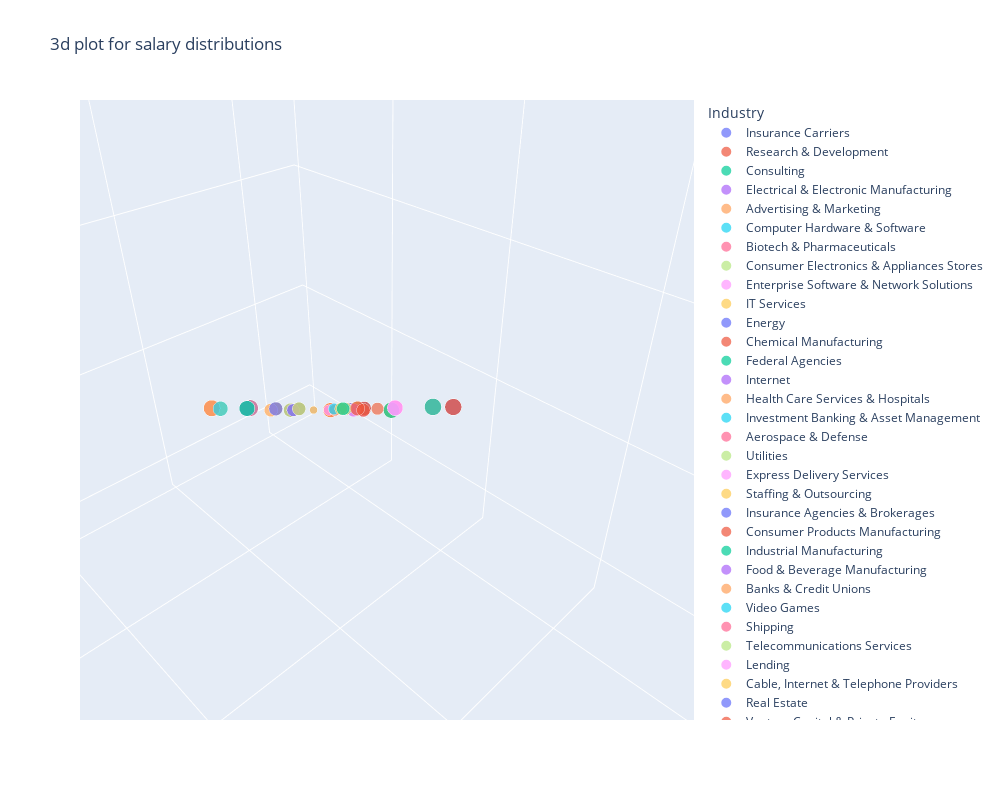

Notebook cell for this chart:
### Markdown cell above
The scatter plot on the left shows the relationship betweeen minimum salaries (horizontal axis) and maximum salaries (vertical axis) for various roles (dots). A line of best fit (shown in red) indicates a positive correlation: As the minimum salary increases, so does the maximum salary. This suggests that roles with higher entry requirements tend to offer greater earning potential. 

The box plot provides a summary of the salary ranges for minimum and maximum salaries, highlighting the interquartile range and outliers. We are able to understand the salary structures and could help candidates negotiate salaries based on financial goals.

### Code cell
fig = px.scatter_3d(data_frame=df, x='min_salary', y='max_salary', z='avg_salary',
                    color='Industry', size='min_salary', title='3d plot for salary distributions',
                   width=1000, height=800)
fig.show()

### Figure 1 — Plotly figure (JSON) as saved in the notebook; plotly's stock layout.template omitted (floating-point values rounded to 4 significant figures)
{"data": [{"hovertemplate": "Industry=Insurance Carriers<br>min_salary=%{marker.size}<br>max_salary=%{y}<br>avg_salary=%{z}<extra></extra>", "legendgroup": "Insurance Carriers", "marker": {"color": "#636efa", "size": [137, 137, 75, 75, 79, 79, 90, 101, 56, 56, 79, 71, 71, 90, 90, 90, 145, 79, 112, 112, 110, 69, 66, 66, 128, 87, 92, 92], "sizemode": "area", "sizeref": 0.53, "symbol": "circle"}, "mode": "markers", "name": "Insurance Carriers", "scene": "scene", "showlegend": true, "type": "scatter3d", "x": [137, 137, 75, 75, 79, 79, 90, 101, 56, 56, 79, 71, 71, 90, 90, 90, 145, 79, 112, 112, 110, 69, 66, 66, 128, 87, 92, 92], "y": [171, 171, 131, 131, 131, 131, 109, 165, 97, 97, 106, 123, 123, 124, 124, 124, 225, 147, 116, 116, 163, 116, 112, 112, 201, 141, 155, 155], "z": [154, 154, 103, 103, 105, 105, 99, 133, 76, 76, 92, 97, 97, 107, 107, 107, 185, 113, 114, 114, 136, 92, 89, 89, 164, 114, 123, 123]}, {"hovertemplate": "Industry=Research & Development<br>min_salary=%{marker.size}<br>max_salary=%{y}<br>avg_salary=%{z}<extra></extra>", "legendgroup": "Research & Development", "marker": {"color": "#EF553B", "size": [137, 79, 101, 79, 79, 90, 79, 112, 112, 79, 31, 212, 212, 212, 66, 87, 92], "sizemode": "area", "sizeref": 0.53, "symbol": "circle"}, "mode": "markers", "name": "Research & Development", "scene": "scene", "showlegend": true, "type": "scatter3d", "x": [137, 79, 101, 79, 79, 90, 79, 112, 112, 79, 31, 212, 212, 212, 66, 87, 92], "y": [171, 131, 165, 106, 106, 124, 147, 116, 116, 133, 56, 331, 331, 331, 112, 141, 155], "z": [154, 105, 133, 92, 92, 107, 113, 114, 114, 106, 43, 271, 271, 271, 89, 114, 123]}, {"hovertemplate": "Industry=Consulting<br>min_salary=%{marker.size}<br>max_salary=%{y}<br>avg_salary=%{z}<extra></extra>", "legendgroup": "Consulting", "marker": {"color": "#00cc96", "size": [137, 137, 137, 75, 79, 99, 99, 99, 79, 90, 91, 91, 122, 122, 112, 124, 124, 69, 69, 95, 95, 212, 128, 128, 80, 87, 87, 87, 92, 92], "sizemode": "area", "sizeref": 0.53, "symbol": "circle"}, "mode": "markers", "name": "Consulting", "scene": "scene", "showlegend": true, "type": "scatter3d", "x": [137, 137, 137, 75, 79, 99, 99, 99, 79, 90, 91, 91, 122, 122, 112, 124, 124, 69, 69, 95, 95, 212, 128, 128, 80, 87, 87, 87, 92, 92], "y": [171, 171, 171, 131, 131, 132, 132, 132, 106, 124, 150, 150, 146, 146, 116, 198, 198, 116, 116, 119, 119, 331, 201, 201, 132, 141, 141, 141, 155, 155], "z": [154, 154, 154, 103, 105, 115, 115, 115, 92, 107, 120, 120, 134, 134, 114, 161, 161, 92, 92, 107, 107, 271, 164, 164, 106, 114, 114, 114, 123, 123]}, {"hovertemplate": "Industry=Electrical & Electronic Manufacturing<br>min_salary=%{marker.size}<br>max_salary=%{y}<br>avg_salary=%{z}<extra></extra>", "legendgroup": "Electrical & Electronic Manufacturing", "marker": {"color": "#ab63fa", "size": [137, 90, 141], "sizemode": "area", "sizeref": 0.53, "symbol": "circle"}, "mode": "markers", "name": "Electrical & Electronic Manufacturing", "scene": "scene", "showlegend": true, "type": "scatter3d", "x": [137, 90, 141], "y": [171, 109, 225], "z": [154, 99, 183]}, {"hovertemplate": "Industry=Advertising & Marketing<br>min_salary=%{marker.size}<br>max_salary=%{y}<br>avg_salary=%{z}<extra></extra>", "legendgroup": "Advertising & Marketing", "marker": {"color": "#FFA15A", "size": [137, 137, 75, 79, 99, 99, 90, 90, 90, 56, 56, 79, 90, 90, 110, 69, 138, 138, 80, 105, 105], "sizemode": "area", "sizeref": 0.53, "symbol": "circle"}, "mode": "markers", "name": "Advertising & Marketing", "scene": "scene", "showlegend": true, "type": "scatter3d", "x": [137, 137, 75, 79, 99, 99, 90, 90, 90, 56, 56, 79, 90, 90, 110, 69, 138, 138, 80, 105, 105], "y": [171, 171, 131, 131, 132, 132, 109, 109, 109, 97, 97, 106, 124, 124, 163, 116, 158, 158, 132, 167, 167], "z": [154, 154, 103, 105, 115, 115, 99, 99, 99, 76, 76, 92, 107, 107, 136, 92, 148, 148, 106, 136, 136]}, {"hovertemplate": "Industry=Computer Hardware & Software<br>min_salary=%{marker.size}<br>max_salary=%{y}<br>avg_salary=%{z}<extra></extra>", "legendgroup": "Computer Hardware & Software", "marker": {"color": "#19d3f3", "size": [137, 137, 137, 137, 75, 79, 79, 79, 79, 79, 99, 99, 99, 99, 99, 99, 90, 90, 90, 101, 101, 56, 79, 79, 90, 90, 90, 91, 141, 145, 79, 79, 79, 122, 122, 112, 112, 110, 110, 79, 69, 31, 31, 95, 212, 66, 128, 128, 128, 138, 80, 87, 87, 92, 92], "sizemode": "area", "sizeref": 0.53, "symbol": "circle"}, "mode": "markers", "name": "Computer Hardware & Software", "scene": "scene", "showlegend": true, "type": "scatter3d", "x": [137, 137, 137, 137, 75, 79, 79, 79, 79, 79, 99, 99, 99, 99, 99, 99, 90, 90, 90, 101, 101, 56, 79, 79, 90, 90, 90, 91, 141, 145, 79, 79, 79, 122, 122, 112, 112, 110, 110, 79, 69, 31, 31, 95, 212, 66, 128, 128, 128, 138, 80, 87, 87, 92, 92], "y": [171, 171, 171, 171, 131, 131, 131, 131, 131, 131, 132, 132, 132, 132, 132, 132, 109, 109, 109, 165, 165, 97, 106, 106, 124, 124, 124, 150, 225, 225, 147, 147, 147, 146, 146, 116, 116, 163, 163, 133, 116, 56, 56, 119, 331, 112, 201, 201, 201, 158, 132, 141, 141, 155, 155], "z": [154, 154, 154, 154, 103, 105, 105, 105, 105, 105, 115, 115, 115, 115, 115, 115, 99, 99, 99, 133, 133, 76, 92, 92, 107, 107, 107, 120, 183, 185, 113, 113, 113, 134, 134, 114, 114, 136, 136, 106, 92, 43, 43, 107, 271, 89, 164, 164, 164, 148, 106, 114, 114, 123, 123]}, {"hovertemplate": "Industry=Biotech & Pharmaceuticals<br>min_salary=%{marker.size}<br>max_salary=%{y}<br>avg_salary=%{z}<extra></extra>", "legendgroup": "Biotech & Pharmaceuticals", "marker": {"color": "#FF6692", "size": [137, 75, 75, 75, 75, 75, 79, 79, 79, 79, 79, 79, 99, 99, 90, 90, 90, 90, 90, 90, 101, 101, 101, 56, 56, 56, 56, 56, 56, 79, 79, 79, 71, 90, 90, 91, 91, 141, 145, 145, 79, 112, 112, 110, 110, 110, 124, 79, 69, 31, 95, 212, 212, 212, 128, 128, 128, 128, 138, 80, 80, 92, 105], "sizemode": "area", "sizeref": 0.53, "symbol": "circle"}, "mode": "markers", "name": "Biotech & Pharmaceuticals", "scene": "scene", "showlegend": true, "type": "scatter3d", "x": [137, 75, 75, 75, 75, 75, 79, 79, 79, 79, 79, 79, 99, 99, 90, 90, 90, 90, 90, 90, 101, 101, 101, 56, 56, 56, 56, 56, 56, 79, 79, 79, 71, 90, 90, 91, 91, 141, 145, 145, 79, 112, 112, 110, 110, 110, 124, 79, 69, 31, 95, 212, 212, 212, 128, 128, 128, 128, 138, 80, 80, 92, 105], "y": [171, 131, 131, 131, 131, 131, 131, 131, 131, 131, 131, 131, 132, 132, 109, 109, 109, 109, 109, 109, 165, 165, 165, 97, 97, 97, 97, 97, 97, 106, 106, 106, 123, 124, 124, 150, 150, 225, 225, 225, 147, 116, 116, 163, 163, 163, 198, 133, 116, 56, 119, 331, 331, 331, 201, 201, 201, 201, 158, 132, 132, 155, 167], "z": [154, 103, 103, 103, 103, 103, 105, 105, 105, 105, 105, 105, 115, 115, 99, 99, 99, 99, 99, 99, 133, 133, 133, 76, 76, 76, 76, 76, 76, 92, 92, 92, 97, 107, 107, 120, 120, 183, 185, 185, 113, 114, 114, 136, 136, 136, 161, 106, 92, 43, 107, 271, 271, 271, 164, 164, 164, 164, 148, 106, 106, 123, 136]}, {"hovertemplate": "Industry=Consumer Electronics & Appliances Stores<br>min_salary=%{marker.size}<br>max_salary=%{y}<br>avg_salary=%{z}<extra></extra>", "legendgroup": "Consumer Electronics & Appliances Stores", "marker": {"color": "#B6E880", "size": [137, 79], "sizemode": "area", "sizeref": 0.53, "symbol": "circle"}, "mode": "markers", "name": "Consumer Electronics & Appliances Stores", "scene": "scene", "showlegend": true, "type": "scatter3d", "x": [137, 79], "y": [171, 131], "z": [154, 105]}, {"hovertemplate": "Industry=Enterprise Software & Network Solutions<br>min_salary=%{marker.size}<br>max_salary=%{y}<br>avg_salary=%{z}<extra></extra>", "legendgroup": "Enterprise Software & Network Solutions", "marker": {"color": "#FF97FF", "size": [137, 137, 137, 137, 75, 75, 75, 75, 75, 75, 75, 79, 99, 99, 99, 99, 90, 90, 90, 101, 101, 101, 79, 90, 91, 145, 122, 122, 122, 112, 110, 110, 124, 31, 31, 66, 138, 138, 80, 87, 92, 92], "sizemode": "area", "sizeref": 0.53, "symbol": "circle"}, "mode": "markers", "name": "Enterprise Software & Network Solutions", "scene": "scene", "showlegend": true, "type": "scatter3d", "x": [137, 137, 137, 137, 75, 75, 75, 75, 75, 75, 75, 79, 99, 99, 99, 99, 90, 90, 90, 101, 101, 101, 79, 90, 91, 145, 122, 122, 122, 112, 110, 110, 124, 31, 31, 66, 138, 138, 80, 87, 92, 92], "y": [171, 171, 171, 171, 131, 131, 131, 131, 131, 131, 131, 131, 132, 132, 132, 132, 109, 109, 109, 165, 165, 165, 106, 124, 150, 225, 146, 146, 146, 116, 163, 163, 198, 56, 56, 112, 158, 158, 132, 141, 155, 155], "z": [154, 154, 154, 154, 103, 103, 103, 103, 103, 103, 103, 105, 115, 115, 115, 115, 99, 99, 99, 133, 133, 133, 92, 107, 120, 185, 134, 134, 134, 114, 136, 136, 161, 43, 43, 89, 148, 148, 106, 114, 123, 123]}, {"hovertemplate": "Industry=IT Services<br>min_salary=%{marker.size}<br>max_salary=%{y}<br>avg_salary=%{z}<extra></extra>", "legendgroup": "IT Services", "marker": {"color": "#FECB52", "size": [137, 75, 75, 79, 79, 90, 101, 56, 56, 79, 79, 79, 71, 71, 90, 90, 91, 91, 91, 141, 141, 145, 145, 79, 79, 122, 112, 110, 124, 124, 79, 69, 69, 69, 31, 31, 95, 212, 66, 66, 66, 66, 66, 66, 80, 80, 80, 87, 87, 92, 105, 105], "sizemode": "area", "sizeref": 0.53, "symbol": "circle"}, "mode": "markers", "name": "IT Services", "scene": "scene", "showlegend": true, "type": "scatter3d", "x": [137, 75, 75, 79, 79, 90, 101, 56, 56, 79, 79, 79, 71, 71, 90, 90, 91, 91, 91, 141, 141, 145, 145, 79, 79, 122, 112, 110, 124, 124, 79, 69, 69, 69, 31, 31, 95, 212, 66, 66, 66, 66, 66, 66, 80, 80, 80, 87, 87, 92, 105, 105], "y": [171, 131, 131, 131, 131, 109, 165, 97, 97, 106, 106, 106, 123, 123, 124, 124, 150, 150, 150, 225, 225, 225, 225, 147, 147, 146, 116, 163, 198, 198, 133, 116, 116, 116, 56, 56, 119, 331, 112, 112, 112, 112, 112, 112, 132, 132, 132, 141, 141, 155, 167, 167], "z": [154, 103, 103, 105, 105, 99, 133, 76, 76, 92, 92, 92, 97, 97, 107, 107, 120, 120, 120, 183, 183, 185, 185, 113, 113, 134, 114, 136, 161, 161, 106, 92, 92, 92, 43, 43, 107, 271, 89, 89, 89, 89, 89, 89, 106, 106, 106, 114, 114, 123, 136, 136]}, {"hovertemplate": "Industry=Energy<br>min_salary=%{marker.size}<br>max_salary=%{y}<br>avg_salary=%{z}<extra></extra>", "legendgroup": "Energy", "marker": {"color": "#636efa", "size": [137, 56, 91, 112, 66], "sizemode": "area", "sizeref": 0.53, "symbol": "circle"}, "mode": "markers", "name": "Energy", "scene": "scene", "showlegend": true, "type": "scatter3d", "x": [137, 56, 91, 112, 66], "y": [171, 97, 150, 116, 112], "z": [154, 76, 120, 114, 89]}, {"hovertemplate": "Industry=Chemical Manufacturing<br>min_salary=%{marker.size}<br>max_salary=%{y}<br>avg_salary=%{z}<extra></extra>", "legendgroup": "Chemical Manufacturing", "marker": {"color": "#EF553B", "size": [137, 137, 56], "sizemode": "area", "sizeref": 0.53, "symbol": "circle"}, "mode": "markers", "name": "Chemical Manufacturing", "scene": "scene", "showlegend": true, "type": "scatter3d", "x": [137, 137, 56], "y": [171, 171, 97], "z": [154, 154, 76]}, {"hovertemplate": "Industry=Federal Agencies<br>min_salary=%{marker.size}<br>max_salary=%{y}<br>avg_salary=%{z}<extra></extra>", "legendgroup": "Federal Agencies", "marker": {"color": "#00cc96", "size": [137, 137, 75, 90, 101, 56, 71, 91, 145, 79, 110, 128, 128, 138, 138, 80], "sizemode": "area", "sizeref": 0.53, "symbol": "circle"}, "mode": "markers", "name": "Federal Agencies", "scene": "scene", "showlegend": true, "type": "scatter3d", "x": [137, 137, 75, 90, 101, 56, 71, 91, 145, 79, 110, 128, 128, 138, 138, 80], "y": [171, 171, 131, 109, 165, 97, 123, 150, 225, 147, 163, 201, 201, 158, 158, 132], "z": [154, 154, 103, 99, 133, 76, 97, 120, 185, 113, 136, 164, 164, 148, 148, 106]}, {"hovertemplate": "Industry=Internet<br>min_salary=%{marker.size}<br>max_salary=%{y}<br>avg_salary=%{z}<extra></extra>", "legendgroup": "Internet", "marker": {"color": "#ab63fa", "size": [137, 137, 75, 75, 79, 79, 79, 99, 99, 56, 79, 71, 71, 71, 91, 141, 145, 112, 124, 124, 79, 69, 95, 66, 128, 128, 80], "sizemode": "area", "sizeref": 0.53, "symbol": "circle"}, "mode": "markers", "name": "Internet", "scene": "scene", "showlegend": true, "type": "scatter3d", "x": [137, 137, 75, 75, 79, 79, 79, 99, 99, 56, 79, 71, 71, 71, 91, 141, 145, 112, 124, 124, 79, 69, 95, 66, 128, 128, 80], "y": [171, 171, 131, 131, 131, 131, 131, 132, 132, 97, 106, 123, 123, 123, 150, 225, 225, 116, 198, 198, 133, 116, 119, 112, 201, 201, 132], "z": [154, 154, 103, 103, 105, 105, 105, 115, 115, 76, 92, 97, 97, 97, 120, 183, 185, 114, 161, 161, 106, 92, 107, 89, 164, 164, 106]}, {"hovertemplate": "Industry=Health Care Services & Hospitals<br>min_salary=%{marker.size}<br>max_salary=%{y}<br>avg_salary=%{z}<extra></extra>", "legendgroup": "Health Care Services & Hospitals", "marker": {"color": "#FFA15A", "size": [137, 75, 75, 79, 99, 99, 99, 56, 79, 145, 112, 110, 110, 95, 138, 80, 80, 87], "sizemode": "area", "sizeref": 0.53, "symbol": "circle"}, "mode": "markers", "name": "Health Care Services & Hospitals", "scene": "scene", "showlegend": true, "type": "scatter3d", "x": [137, 75, 75, 79, 99, 99, 99, 56, 79, 145, 112, 110, 110, 95, 138, 80, 80, 87], "y": [171, 131, 131, 131, 132, 132, 132, 97, 106, 225, 116, 163, 163, 119, 158, 132, 132, 141], "z": [154, 103, 103, 105, 115, 115, 115, 76, 92, 185, 114, 136, 136, 107, 148, 106, 106, 114]}, {"hovertemplate": "Industry=Investment Banking & Asset Management<br>min_salary=%{marker.size}<br>max_salary=%{y}<br>avg_salary=%{z}<extra></extra>", "legendgroup": "Investment Banking & Asset Management", "marker": {"color": "#19d3f3", "size": [137, 75, 75, 79, 99, 99, 71, 71, 79, 79, 79, 31, 128], "sizemode": "area", "sizeref": 0.53, "symbol": "circle"}, "mode": "markers", "name": "Investment Banking & Asset Management", "scene": "scene", "showlegend": true, "type": "scatter3d", "x": [137, 75, 75, 79, 99, 99, 71, 71, 79, 79, 79, 31, 128], "y": [171, 131, 131, 131, 132, 132, 123, 123, 147, 147, 133, 56, 201], "z": [154, 103, 103, 105, 115, 115, 97, 97, 113, 113, 106, 43, 164]}, {"hovertemplate": "Industry=Aerospace & Defense<br>min_salary=%{marker.size}<br>max_salary=%{y}<br>avg_salary=%{z}<extra></extra>", "legendgroup": "Aerospace & Defense", "marker": {"color": "#FF6692", "size": [137, 75, 99, 99, 90, 101, 56, 79, 71, 90, 91, 141, 145, 79, 79, 122, 112, 110, 110, 124, 31, 31, 212, 128, 138, 138, 138, 80, 80, 87, 87, 92, 105, 105], "sizemode": "area", "sizeref": 0.53, "symbol": "circle"}, "mode": "markers", "name": "Aerospace & Defense", "scene": "scene", "showlegend": true, "type": "scatter3d", "x": [137, 75, 99, 99, 90, 101, 56, 79, 71, 90, 91, 141, 145, 79, 79, 122, 112, 110, 110, 124, 31, 31, 212, 128, 138, 138, 138, 80, 80, 87, 87, 92, 105, 105], "y": [171, 131, 132, 132, 109, 165, 97, 106, 123, 124, 150, 225, 225, 147, 147, 146, 116, 163, 163, 198, 56, 56, 331, 201, 158, 158, 158, 132, 132, 141, 141, 155, 167, 167], "z": [154, 103, 115, 115, 99, 133, 76, 92, 97, 107, 120, 183, 185, 113, 113, 134, 114, 136, 136, 161, 43, 43, 271, 164, 148, 148, 148, 106, 106, 114, 114, 123, 136, 136]}, {"hovertemplate": "Industry=Utilities<br>min_salary=%{marker.size}<br>max_salary=%{y}<br>avg_salary=%{z}<extra></extra>", "legendgroup": "Utilities", "marker": {"color": "#B6E880", "size": [75, 90, 91], "sizemode": "area", "sizeref": 0.53, "symbol": "circle"}, "mode": "markers", "name": "Utilities", "scene": "scene", "showlegend": true, "type": "scatter3d", "x": [75, 90, 91], "y": [131, 109, 150], "z": [103, 99, 120]}, {"hovertemplate": "Industry=Express Delivery Services<br>min_salary=%{marker.size}<br>max_salary=%{y}<br>avg_salary=%{z}<extra></extra>", "legendgroup": "Express Delivery Services", "marker": {"color": "#FF97FF", "size": [75, 124], "sizemode": "area", "sizeref": 0.53, "symbol": "circle"}, "mode": "markers", "name": "Express Delivery Services", "scene": "scene", "showlegend": true, "type": "scatter3d", "x": [75, 124], "y": [131, 198], "z": [103, 161]}, {"hovertemplate": "Industry=Staffing & Outsourcing<br>min_salary=%{marker.size}<br>max_salary=%{y}<br>avg_salary=%{z}<extra></extra>", "legendgroup": "Staffing & Outsourcing", "marker": {"color": "#FECB52", "size": [75, 79, 90, 101, 79, 91, 141, 145, 79, 122, 112, 112, 112, 124, 124, 79, 69, 69, 69, 31, 95, 95, 95, 212, 212, 212, 66, 66, 66, 128, 87, 87, 92, 105], "sizemode": "area", "sizeref": 0.53, "symbol": "circle"}, "mode": "markers", "name": "Staffing & Outsourcing", "scene": "scene", "showlegend": true, "type": "scatter3d", "x": [75, 79, 90, 101, 79, 91, 141, 145, 79, 122, 112, 112, 112, 124, 124, 79, 69, 69, 69, 31, 95, 95, 95, 212, 212, 212, 66, 66, 66, 128, 87, 87, 92, 105], "y": [131, 131, 109, 165, 106, 150, 225, 225, 147, 146, 116, 116, 116, 198, 198, 133, 116, 116, 116, 56, 119, 119, 119, 331, 331, 331, 112, 112, 112, 201, 141, 141, 155, 167], "z": [103, 105, 99, 133, 92, 120, 183, 185, 113, 134, 114, 114, 114, 161, 161, 106, 92, 92, 92, 43, 107, 107, 107, 271, 271, 271, 89, 89, 89, 164, 114, 114, 123, 136]}, {"hovertemplate": "Industry=Insurance Agencies & Brokerages<br>min_salary=%{marker.size}<br>max_salary=%{y}<br>avg_salary=%{z}<extra></extra>", "legendgroup": "Insurance Agencies & Brokerages", "marker": {"color": "#636efa", "size": [75, 79, 122, 31], "sizemode": "area", "sizeref": 0.53, "symbol": "circle"}, "mode": "markers", "name": "Insurance Agencies & Brokerages", "scene": "scene", "showlegend": true, "type": "scatter3d", "x": [75, 79, 122, 31], "y": [131, 131, 146, 56], "z": [103, 105, 134, 43]}, {"hovertemplate": "Industry=Consumer Products Manufacturing<br>min_salary=%{marker.size}<br>max_salary=%{y}<br>avg_salary=%{z}<extra></extra>", "legendgroup": "Consumer Products Manufacturing", "marker": {"color": "#EF553B", "size": [79, 79, 110, 69, 138], "sizemode": "area", "sizeref": 0.53, "symbol": "circle"}, "mode": "markers", "name": "Consumer Products Manufacturing", "scene": "scene", "showlegend": true, "type": "scatter3d", "x": [79, 79, 110, 69, 138], "y": [131, 147, 163, 116, 158], "z": [105, 113, 136, 92, 148]}, {"hovertemplate": "Industry=Industrial Manufacturing<br>min_salary=%{marker.size}<br>max_salary=%{y}<br>avg_salary=%{z}<extra></extra>", "legendgroup": "Industrial Manufacturing", "marker": {"color": "#00cc96", "size": [79, 90, 128], "sizemode": "area", "sizeref": 0.53, "symbol": "circle"}, "mode": "markers", "name": "Industrial Manufacturing", "scene": "scene", "showlegend": true, "type": "scatter3d", "x": [79, 90, 128], "y": [131, 124, 201], "z": [105, 107, 164]}, {"hovertemplate": "Industry=Food & Beverage Manufacturing<br>min_salary=%{marker.size}<br>max_salary=%{y}<br>avg_salary=%{z}<extra></extra>", "legendgroup": "Food & Beverage Manufacturing", "marker": {"color": "#ab63fa", "size": [79, 99, 138, 92], "sizemode": "area", "sizeref": 0.53, "symbol": "circle"}, "mode": "markers", "name": "Food & Beverage Manufacturing", "scene": "scene", "showlegend": true, "type": "scatter3d", "x": [79, 99, 138, 92], "y": [131, 132, 158, 155], "z": [105, 115, 148, 123]}, {"hovertemplate": "Industry=Banks & Credit Unions<br>min_salary=%{marker.size}<br>max_salary=%{y}<br>avg_salary=%{z}<extra></extra>", "legendgroup": "Banks & Credit Unions", "marker": {"color": "#FFA15A", "size": [79, 99, 101, 91, 110, 138, 138, 87], "sizemode": "area", "sizeref": 0.53, "symbol": "circle"}, "mode": "markers", "name": "Banks & Credit Unions", "scene": "scene", "showlegend": true, "type": "scatter3d", "x": [79, 99, 101, 91, 110, 138, 138, 87], "y": [131, 132, 165, 150, 163, 158, 158, 141], "z": [105, 115, 133, 120, 136, 148, 148, 114]}, {"hovertemplate": "Industry=Video Games<br>min_salary=%{marker.size}<br>max_salary=%{y}<br>avg_salary=%{z}<extra></extra>", "legendgroup": "Video Games", "marker": {"color": "#19d3f3", "size": [99, 90, 141], "sizemode": "area", "sizeref": 0.53, "symbol": "circle"}, "mode": "markers", "name": "Video Games", "scene": "scene", "showlegend": true, "type": "scatter3d", "x": [99, 90, 141], "y": [132, 109, 225], "z": [115, 99, 183]}, {"hovertemplate": "Industry=Shipping<br>min_salary=%{marker.size}<br>max_salary=%{y}<br>avg_salary=%{z}<extra></extra>", "legendgroup": "Shipping", "marker": {"color": "#FF6692", "size": [99], "sizemode": "area", "sizeref": 0.53, "symbol": "circle"}, "mode": "markers", "name": "Shipping", "scene": "scene", "showlegend": true, "type": "scatter3d", "x": [99], "y": [132], "z": [115]}, {"hovertemplate": "Industry=Telecommunications Services<br>min_salary=%{marker.size}<br>max_salary=%{y}<br>avg_salary=%{z}<extra></extra>", "legendgroup": "Telecommunications Services", "marker": {"color": "#B6E880", "size": [99, 90, 101, 79, 105], "sizemode": "area", "sizeref": 0.53, "symbol": "circle"}, "mode": "markers", "name": "Telecommunications Services", "scene": "scene", "showlegend": true, "type": "scatter3d", "x": [99, 90, 101, 79, 105], "y": [132, 109, 165, 133, 167], "z": [115, 99, 133, 106, 136]}, {"hovertemplate": "Industry=Lending<br>min_salary=%{marker.size}<br>max_salary=%{y}<br>avg_salary=%{z}<extra></extra>", "legendgroup": "Lending", "marker": {"color": "#FF97FF", "size": [90, 90, 56, 79, 145, 124, 66], "sizemode": "area", "sizeref": 0.53, "symbol": "circle"}, "mode": "markers", "name": "Lending", "scene": "scene", "showlegend": true, "type": "scatter3d", "x": [90, 90, 56, 79, 145, 124, 66], "y": [109, 109, 97, 106, 225, 198, 112], "z": [99, 99, 76, 92, 185, 161, 89]}, {"hovertemplate": "Industry=Cable, Internet & Telephone Providers<br>min_salary=%{marker.size}<br>max_salary=%{y}<br>avg_salary=%{z}<extra></extra>", "legendgroup": "Cable, Internet & Telephone Providers", "marker": {"color": "#FECB52", "size": [90], "sizemode": "area", "sizeref": 0.53, "symbol": "circle"}, "mode": "markers", "name": "Cable, Internet & Telephone Providers", "scene": "scene", "showlegend": true, "type": "scatter3d", "x": [90], "y": [109], "z": [99]}, {"hovertemplate": "Industry=Real Estate<br>min_salary=%{marker.size}<br>max_salary=%{y}<br>avg_salary=%{z}<extra></extra>", "legendgroup": "Real Estate", "marker": {"color": "#636efa", "size": [101, 71, 91], "sizemode": "area", "sizeref": 0.53, "symbol": "circle"}, "mode": "markers", "name": "Real Estate", "scene": "scene", "showlegend": true, "type": "scatter3d", "x": [101, 71, 91], "y": [165, 123, 150], "z": [133, 97, 120]}, {"hovertemplate": "Industry=Venture Capital & Private Equity<br>min_salary=%{marker.size}<br>max_salary=%{y}<br>avg_salary=%{z}<extra></extra>", "legendgroup": "Venture Capital & Private Equity", "marker": {"color": "#EF553B", "size": [101, 71], "sizemode": "area", "sizeref": 0.53, "symbol": "circle"}, "mode": "markers", "name": "Venture Capital & Private Equity", "scene": "scene", "showlegend": true, "type": "scatter3d", "x": [101, 71], "y": [165, 123], "z": [133, 97]}, {"hovertemplate": "Industry=Miscellaneous Manufacturing<br>min_salary=%{marker.size}<br>max_salary=%{y}<br>avg_salary=%{z}<extra></extra>", "legendgroup": "Miscellaneous Manufacturing", "marker": {"color": "#00cc96", "size": [79, 122, 31], "sizemode": "area", "sizeref": 0.53, "symbol": "circle"}, "mode": "markers", "name": "Miscellaneous Manufacturing", "scene": "scene", "showlegend": true, "type": "scatter3d", "x": [79, 122, 31], "y": [106, 146, 56], "z": [92, 134, 43]}, {"hovertemplate": "Industry=Oil & Gas Services<br>min_salary=%{marker.size}<br>max_salary=%{y}<br>avg_salary=%{z}<extra></extra>", "legendgroup": "Oil & Gas Services", "marker": {"color": "#ab63fa", "size": [79, 31], "sizemode": "area", "sizeref": 0.53, "symbol": "circle"}, "mode": "markers", "name": "Oil & Gas Services", "scene": "scene", "showlegend": true, "type": "scatter3d", "x": [79, 31], "y": [106, 56], "z": [92, 43]}, {"hovertemplate": "Industry=Transportation Equipment Manufacturing<br>min_salary=%{marker.size}<br>max_salary=%{y}<br>avg_salary=%{z}<extra></extra>", "legendgroup": "Transportation Equipment Manufacturing", "marker": {"color": "#FFA15A", "size": [71, 141], "sizemode": "area", "sizeref": 0.53, "symbol": "circle"}, "mode": "markers", "name": "Transportation Equipment Manufacturing", "scene": "scene", "showlegend": true, "type": "scatter3d", "x": [71, 141], "y": [123, 225], "z": [97, 183]}, {"hovertemplate": "Industry=Telecommunications Manufacturing<br>min_salary=%{marker.size}<br>max_salary=%{y}<br>avg_salary=%{z}<extra></extra>", "legendgroup": "Telecommunications Manufacturing", "marker": {"color": "#19d3f3", "size": [71], "sizemode": "area", "sizeref": 0.53, "symbol": "circle"}, "mode": "markers", "name": "Telecommunications Manufacturing", "scene": "scene", "showlegend": true, "type": "scatter3d", "x": [71], "y": [123], "z": [97]}, {"hovertemplate": "Industry=Transportation Management<br>min_salary=%{marker.size}<br>max_salary=%{y}<br>avg_salary=%{z}<extra></extra>", "legendgroup": "Transportation Management", "marker": {"color": "#FF6692", "size": [90], "sizemode": "area", "sizeref": 0.53, "symbol": "circle"}, "mode": "markers", "name": "Transportation Management", "scene": "scene", "showlegend": true, "type": "scatter3d", "x": [90], "y": [124], "z": [107]}, {"hovertemplate": "Industry=News Outlet<br>min_salary=%{marker.size}<br>max_salary=%{y}<br>avg_salary=%{z}<extra></extra>", "legendgroup": "News Outlet", "marker": {"color": "#B6E880", "size": [90], "sizemode": "area", "sizeref": 0.53, "symbol": "circle"}, "mode": "markers", "name": "News Outlet", "scene": "scene", "showlegend": true, "type": "scatter3d", "x": [90], "y": [124], "z": [107]}, {"hovertemplate": "Industry=Architectural & Engineering Services<br>min_salary=%{marker.size}<br>max_salary=%{y}<br>avg_salary=%{z}<extra></extra>", "legendgroup": "Architectural & Engineering Services", "marker": {"color": "#FF97FF", "size": [91, 141, 124], "sizemode": "area", "sizeref": 0.53, "symbol": "circle"}, "mode": "markers", "name": "Architectural & Engineering Services", "scene": "scene", "showlegend": true, "type": "scatter3d", "x": [91, 141, 124], "y": [150, 225, 198], "z": [120, 183, 161]}, {"hovertemplate": "Industry=Other Retail Stores<br>min_salary=%{marker.size}<br>max_salary=%{y}<br>avg_salary=%{z}<extra></extra>", "legendgroup": "Other Retail Stores", "marker": {"color": "#FECB52", "size": [141, 141], "sizemode": "area", "sizeref": 0.53, "symbol": "circle"}, "mode": "markers", "name": "Other Retail Stores", "scene": "scene", "showlegend": true, "type": "scatter3d", "x": [141, 141], "y": [225, 225], "z": [183, 183]}, {"hovertemplate": "Industry=Hotels, Motels, & Resorts<br>min_salary=%{marker.size}<br>max_salary=%{y}<br>avg_salary=%{z}<extra></extra>", "legendgroup": "Hotels, Motels, & Resorts", "marker": {"color": "#636efa", "size": [141], "sizemode": "area", "sizeref": 0.53, "symbol": "circle"}, "mode": "markers", "name": "Hotels, Motels, & Resorts", "scene": "scene", "showlegend": true, "type": "scatter3d", "x": [141], "y": [225], "z": [183]}, {"hovertemplate": "Industry=State & Regional Agencies<br>min_salary=%{marker.size}<br>max_salary=%{y}<br>avg_salary=%{z}<extra></extra>", "legendgroup": "State & Regional Agencies", "marker": {"color": "#EF553B", "size": [141], "sizemode": "area", "sizeref": 0.53, "symbol": "circle"}, "mode": "markers", "name": "State & Regional Agencies", "scene": "scene", "showlegend": true, "type": "scatter3d", "x": [141], "y": [225], "z": [183]}, {"hovertemplate": "Industry=Financial Transaction Processing<br>min_salary=%{marker.size}<br>max_salary=%{y}<br>avg_salary=%{z}<extra></extra>", "legendgroup": "Financial Transaction Processing", "marker": {"color": "#00cc96", "size": [145, 31], "sizemode": "area", "sizeref": 0.53, "symbol": "circle"}, "mode": "markers", "name": "Financial Transaction Processing", "scene": "scene", "showlegend": true, "type": "scatter3d", "x": [145, 31], "y": [225, 56], "z": [185, 43]}, {"hovertemplate": "Industry=Timber Operations<br>min_salary=%{marker.size}<br>max_salary=%{y}<br>avg_salary=%{z}<extra></extra>", "legendgroup": "Timber Operations", "marker": {"color": "#ab63fa", "size": [79, 69], "sizemode": "area", "sizeref": 0.53, "symbol": "circle"}, "mode": "markers", "name": "Timber Operations", "scene": "scene", "showlegend": true, "type": "scatter3d", "x": [79, 69], "y": [147, 116], "z": [113, 92]}, {"hovertemplate": "Industry=Colleges & Universities<br>min_salary=%{marker.size}<br>max_salary=%{y}<br>avg_salary=%{z}<extra></extra>", "legendgroup": "Colleges & Universities", "marker": {"color": "#FFA15A", "size": [79, 69], "sizemode": "area", "sizeref": 0.53, "symbol": "circle"}, "mode": "markers", "name": "Colleges & Universities", "scene": "scene", "showlegend": true, "type": "scatter3d", "x": [79, 69], "y": [147, 116], "z": [113, 92]}, {"hovertemplate": "Industry=Travel Agencies<br>min_salary=%{marker.size}<br>max_salary=%{y}<br>avg_salary=%{z}<extra></extra>", "legendgroup": "Travel Agencies", "marker": {"color": "#19d3f3", "size": [112, 66], "sizemode": "area", "sizeref": 0.53, "symbol": "circle"}, "mode": "markers", "name": "Travel Agencies", "scene": "scene", "showlegend": true, "type": "scatter3d", "x": [112, 66], "y": [116, 112], "z": [114, 89]}, {"hovertemplate": "Industry=Logistics & Supply Chain<br>min_salary=%{marker.size}<br>max_salary=%{y}<br>avg_salary=%{z}<extra></extra>", "legendgroup": "Logistics & Supply Chain", "marker": {"color": "#FF6692", "size": [79], "sizemode": "area", "sizeref": 0.53, "symbol": "circle"}, "mode": "markers", "name": "Logistics & Supply Chain", "scene": "scene", "showlegend": true, "type": "scatter3d", "x": [79], "y": [133], "z": [106]}, {"hovertemplate": "Industry=Farm Support Services<br>min_salary=%{marker.size}<br>max_salary=%{y}<br>avg_salary=%{z}<extra></extra>", "legendgroup": "Farm Support Services", "marker": {"color": "#B6E880", "size": [79], "sizemode": "area", "sizeref": 0.53, "symbol": "circle"}, "mode": "markers", "name": "Farm Support Services", "scene": "scene", "showlegend": true, "type": "scatter3d", "x": [79], "y": [133], "z": [106]}, {"hovertemplate": "Industry=Social Assistance<br>min_salary=%{marker.size}<br>max_salary=%{y}<br>avg_salary=%{z}<extra></extra>", "legendgroup": "Social Assistance", "marker": {"color": "#FF97FF", "size": [31], "sizemode": "area", "sizeref": 0.53, "symbol": "circle"}, "mode": "markers", "name": "Social Assistance", "scene": "scene", "showlegend": true, "type": "scatter3d", "x": [31], "y": [56], "z": [43]}, {"hovertemplate": "Industry=Construction<br>min_salary=%{marker.size}<br>max_salary=%{y}<br>avg_salary=%{z}<extra></extra>", "legendgroup": "Construction", "marker": {"color": "#FECB52", "size": [31, 80], "sizemode": "area", "sizeref": 0.53, "symbol": "circle"}, "mode": "markers", "name": "Construction", "scene": "scene", "showlegend": true, "type": "scatter3d", "x": [31, 80], "y": [56, 132], "z": [43, 106]}, {"hovertemplate": "Industry=Department, Clothing, & Shoe Stores<br>min_salary=%{marker.size}<br>max_salary=%{y}<br>avg_salary=%{z}<extra></extra>", "legendgroup": "Department, Clothing, & Shoe Stores", "marker": {"color": "#636efa", "size": [95], "sizemode": "area", "sizeref": 0.53, "symbol": "circle"}, "mode": "markers", "name": "Department, Clothing, & Shoe Stores", "scene": "scene", "showlegend": true, "type": "scatter3d", "x": [95], "y": [119], "z": [107]}, {"hovertemplate": "Industry=Wholesale<br>min_salary=%{marker.size}<br>max_salary=%{y}<br>avg_salary=%{z}<extra></extra>", "legendgroup": "Wholesale", "marker": {"color": "#EF553B", "size": [212, 92, 105], "sizemode": "area", "sizeref": 0.53, "symbol": "circle"}, "mode": "markers", "name": "Wholesale", "scene": "scene", "showlegend": true, "type": "scatter3d", "x": [212, 92, 105], "y": [331, 155, 167], "z": [271, 123, 136]}, {"hovertemplate": "Industry=Rail<br>min_salary=%{marker.size}<br>max_salary=%{y}<br>avg_salary=%{z}<extra></extra>", "legendgroup": "Rail", "marker": {"color": "#00cc96", "size": [87], "sizemode": "area", "sizeref": 0.53, "symbol": "circle"}, "mode": "markers", "name": "Rail", "scene": "scene", "showlegend": true, "type": "scatter3d", "x": [87], "y": [141], "z": [114]}], "layout": {"height": 800, "legend": {"itemsizing": "constant", "title": {"text": "Industry"}, "tracegroupgap": 0}, "scene": {"aspectmode": "auto", "aspectratio": {"x": 0.8054, "y": 1.224, "z": 1.015}, "camera": {"center": {"x": 0, "y": 0, "z": 0}, "eye": {"x": 0.3402, "y": 0.3402, "z": 0.3402}, "projection": {"type": "perspective"}, "up": {"x": 0, "y": 0, "z": 1}}, "domain": {"x": [0, 1], "y": [0, 1]}, "xaxis": {"title": {"text": "min_salary"}, "type": "linear"}, "yaxis": {"title": {"text": "max_salary"}, "type": "linear"}, "zaxis": {"title": {"text": "avg_salary"}, "type": "linear"}}, "title": {"text": "3d plot for salary distributions"}, "width": 1000}}
